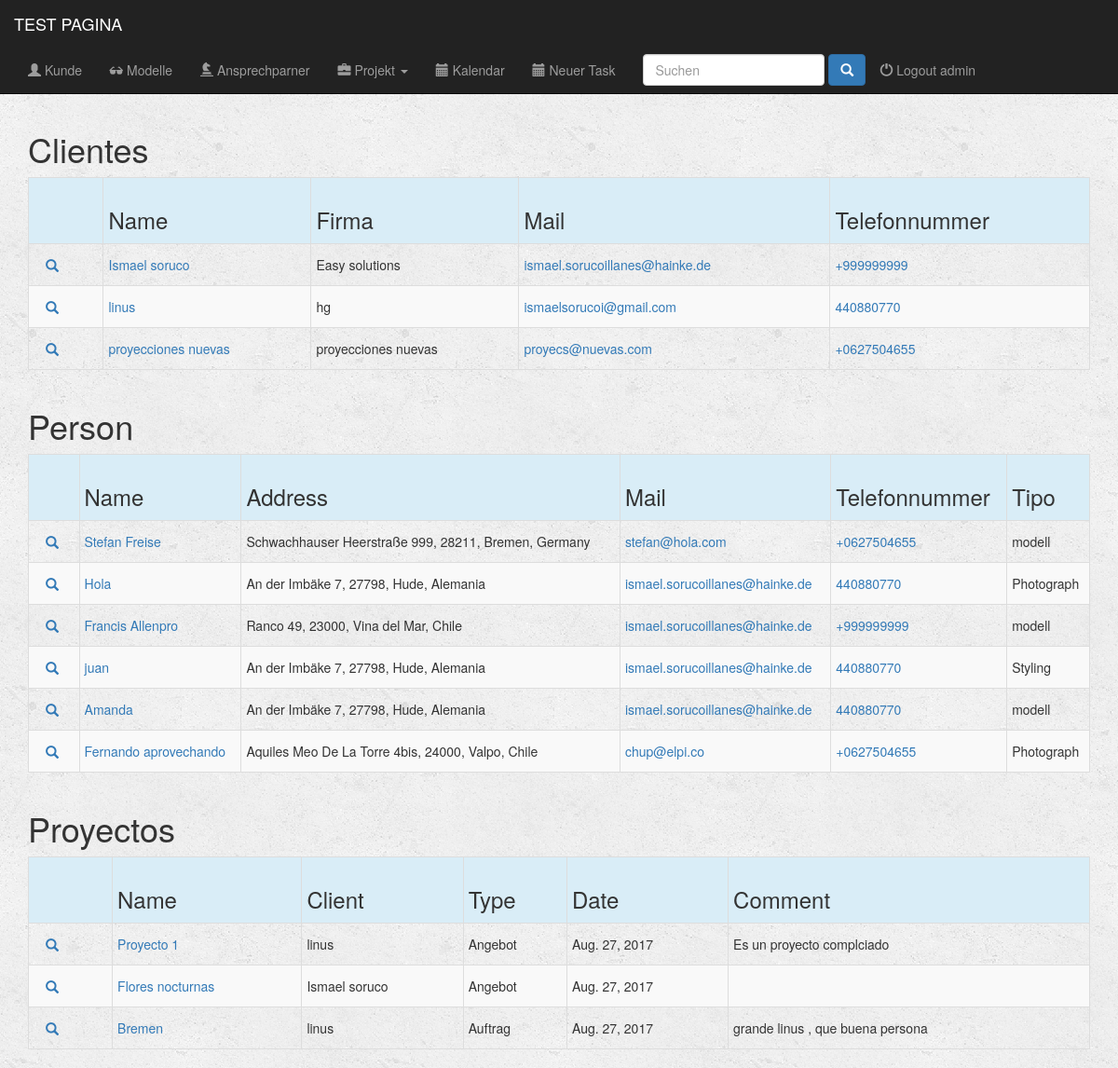
The app's page /apli/busca/ (signed in) with its own data.
### apli/models.py (models this page shows, shortened)
class Client(models.Model):
    name = models.CharField(max_length=200)
    name_short = models.CharField(max_length=100, blank=True)
    company = models.CharField(max_length=200, blank=True)
    company_short = models.CharField(max_length=100, blank=True)
    country = models.CharField(max_length=50, blank=True)
    city = models.CharField(max_length=50, blank=True)
    zip_code = models.CharField(max_length=15, blank=True)
    address = models.CharField(max_length=100, blank=True)
    email = models.EmailField()
    phone_regex = RegexValidator(regex=r'^\+?1?\d{9,15}$', message="Phone number must be entered in the format: '+999999999'. Up to 15 digits allowed.")
    phone = models.CharField(validators=[phone_regex], max_length=15)
    comment = models.CharField(max_length=500, blank=True)
    class Meta:
        verbose_name = 'Client'
        verbose_name_plural = 'Clients'
    def __str__(self):
        return self.name

class Person(models.Model):
    name = models.CharField(max_length=200)
    name_short = models.CharField(max_length=100, blank=True)
    company = models.CharField(max_length=200, blank=True)
    company_short = models.CharField(max_length=100, blank=True)
    agent = models.CharField(max_length=200, blank=True)
    agent_short = models.CharField(max_length=100, blank=True)
    country = models.CharField(max_length=50, blank=True)
    city = models.CharField(max_length=50, blank=True)
    zip_code = models.CharField(max_length=15, blank=True)
    address = models.CharField(max_length=100, blank=True)
    email = models.EmailField()
    phone_regex = RegexValidator(regex=r'^\+?1?\d{9,15}$', message="Phone number must be entered in the format: '+999999999'. Up to 15 digits allowed.")
    phone = models.CharField(validators=[phone_regex], max_length=15)
    comment = models.CharField(max_length=500, blank=True)
    sedcard = models.BooleanField(default=False)
    statut = models.CharField(max_length=15, choices=(('modell', 'Modelo'), ('Photograph', 'Fotografo'), ('Make Up', 'Make Up'), ('Styling', 'Styling'), ('Rrhh', 'Recursos Humanos'), ('verschieden', 'Otro')), default='Modell')
    bank_regex = RegexValidator(regex=r'^DE\d{2}\s?([0-9a-zA-Z]{4}\s?){4}[0-9a-zA-Z]{2}$', message="Bank account must be entered in the format: 'DE12 3456 7890 1234 5678 90'. Up to 27 digits allowed.")
    bank_account = models.CharField(validators=[bank_regex], max_length=27)
    website = models.CharField(max_length=200, blank=True)
    class Meta:
        verbose_name = 'Person'
        verbose_name_plural = 'Persons'

class Project(models.Model):
    name = models.CharField(max_length=200)
    client = models.ForeignKey(Client, on_delete=models.CASCADE)
    start = models.DateField()
    finish = models.DateField()
    user = models.ForeignKey(User, on_delete=models.CASCADE)
    comment = models.CharField(max_length=500, blank=True)
    sort = models.CharField(max_length=8, choices=(('Angebot', 'angebot'), ('Auftrag', 'aufttrag'), ('Job', 'job'),), default='Angebot')
    statut = models.CharField(max_length=9, choices=(('Project', 'project'), ('Bestätigung', 'confirmed'), ('Fertig', 'realized'), ('bezhal', 'acquitted'), ('Absagen', 'canceled'),), default='Project')
    all_day = models.IntegerField(null=True, blank=True)
    half_day = models.IntegerField(null=True, blank=True)
    half_day_price_pro = models.IntegerField(null=True, blank=True)
    all_day_price_pro = models.IntegerField(null=True, blank=True)
    over_price_pro = models.IntegerField(null=True, blank=True)
    all_in_price_pro = models.IntegerField(null=True, blank=True)
    half_day_price_semipro = models.IntegerField(null=True, blank=True)
    all_day_price_semipro = models.IntegerField(null=True, blank=True)
    over_price_semipro = models.IntegerField(null=True, blank=True)
    all_in_price_semipro = models.IntegerField(null=True, blank=True)
    country = models.CharField(max_length=50, blank=True)
    city = models.CharField(max_length=50, blank=True)
    zip_code = models.CharField(max_length=15, blank=True)
    address = models.CharField(max_length=100, blank=True)
    comment_address = models.CharField(max_length=500, blank=True)
    honorary_base = models.IntegerField(null=True, blank=True)
    honorary_plus = models.IntegerField(null=True, blank=True)
    quantity_models_honorary_plus = models.IntegerField(null=True, blank=True)
    ms_price = models.IntegerField(null=True, blank=True)
    ms_hours = models.IntegerField(null=True, blank=True)
    requirement_price = models.IntegerField(null=True, blank=True)
    requirement_hours = models.IntegerField(null=True, blank=True)
    requisiten_price_for_each_model = models.IntegerField(null=True, blank=True)
    other_title = models.CharField(max_length=50, blank=True)
    other_description = models.CharField(max_length=200, blank=True)
    other_price = models.IntegerField(null=True, blank=True)
    other_hours = models.IntegerField(null=True, blank=True)
    photo_price = models.IntegerField(null=True, blank=True)
    photo_hours = models.IntegerField(null=True, blank=True)
    total_price = models.IntegerField(null=True, blank=True)
    tax = models.IntegerField(default=19)

### apli/views.py (the view)
@login_required(login_url='/register/login/')
def busca(request):
    query = request.GET.get("q")
    querysetClients = Client.objects.all()
    if query:
        querysetClients = querysetClients.filter(
            Q(name__icontains=query)
        ).distinct()
    querysetPersons = Person.objects.all()
    if query:
        querysetPersons = querysetPersons.filter(
            Q(name__icontains=query)|
            Q(email__icontains=query)
        ).distinct()
    querysetProjects = Project.objects.all()
    if query:
        querysetProjects = querysetProjects.filter(
            Q(name__icontains=query)
        ).distinct()
    return render(request, 'apli/busca/busca.html', {"busca_clients": querysetClients, "busca_persons": querysetPersons, "busca_projects": querysetProjects})

### apli/templates/apli/busca/busca.html (shortened to what this page needs)
{% extends 'apli/base.html' %}
{% block body %}
    <div class="container">
        {% if busca_clients %}
            <p><h1>Clientes</h1></p>
            <div class="table-responsive">
                <table class="table table-striped table-hover table-condensed table-bordered">
                    <tr class="active info">
                        <th></th>
                        <th><h3 class="form-control-static">Name</h3></th>
                        <th><h3 class="form-control-static">Firma</h3></th>
                        <th><h3 class="form-control-static">Mail</h3></th>
                        <th><h3 class="form-control-static">Telefonnummer</h3></th>
                    </tr>
                    {% for client in busca_clients %}
                        <tr>
                            <td>
                                <div class=" btn-group-xs">
                                    <div class="">
                                        <a href="{% url 'detail_client' client.id %}" class="btn btn-link btn-link glyphicon glyphicon-search"></a>
                                    </div>
                                </div>
                            </td>
                            <td><a href="{% url 'detail_client' client.id %}" ><p class="form-control-static">{{client.name}}</p></a></td>
                            <td><a href=""></a><p class="form-control-static">{{client.company}}</p></a></td>
                            <td><a href="mailto:{{ client.email }}"><p class="form-control-static">{{client.email}}</p></a></td>
                            <td><a href="tel:{{ client.phone }}"><p class="form-control-static">{{client.phone}}</p></a></td>
                        </tr>
                    {% endfor %}
                </table>
            </div>
        {% endif %}
    </div>
    <div class="container">
        {% if busca_persons %}
            <p><h1>Person</h1></p>
            <div class="table-responsive">
                <table class="table table-striped table-hover table-condensed table-bordered">
                    <tr class="active info">
                        <th></th>
                        <th><h3 class="form-control-static">Name</h3></th>
                        <th><h3 class="form-control-static">Address</h3></th>
                        <th><h3 class="form-control-static">Mail</h3></th>
                        <th><h3 class="form-control-static">Telefonnummer</h3></th>
                        <th><h3 class="form-control-static">Tipo</h3></th>
                    </tr>
                    {% for persona in busca_persons %}
                        <tr>
                            <td>
                                <div class=" btn-group-xs">
                                    <div class="">
                                        <a href="{% url 'detail_model' persona.id %}" class="btn btn-link btn-link glyphicon glyphicon-search"></a>
                                    </div>
                                </div>
                            </td>
                            <td><a href="{% url 'detail_model' persona.id %}" ><p class="form-control-static">{{persona.name}}</p></a></td>
                            <td><a href=""></a><p class="form-control-static">{{persona.address }}, {{persona.zip_code }}, {{persona.city }}, {{persona.country }}</p></a></td>
                            <td><a href="mailto:{{ persona.email }}"><p class="form-control-static">{{persona.email}}</p></a></td>
                            <td><a href="tel:{{ persona.telephone }}"><p class="form-control-static">{{persona.phone}}</p></a></td>
                            <td><a href=""></a><p class="form-control-static">{{persona.statut}}</p></a></td>
                        </tr>
                    {% endfor %}
                </table>
            </div>
        {% endif %}
    </div>
    <div class="container">
        {% if busca_projects %}
            <p><h1>Proyectos</h1></p>
            <div class="table-responsive">
                <table class="table table-striped table-hover table-condensed table-bordered">
                    <tr class="active info">
                        <th></th>
                        <th><h3 class="form-control-static">Name</h3></th>
                        <th><h3 class="form-control-static">Client</h3></th>
                        <th><h3 class="form-control-static">Type</h3></th>
                        <th><h3 class="form-control-static">Date</h3></th>
                        <th><h3 class="form-control-static">Comment</h3></th>
                    </tr>
                    {% for proyecto in busca_projects %}
                        <tr>
                            <td>
                                <div class=" btn-group-xs">
                                    <div class="">
                                        <a href="{% url 'detail_project' proyecto.id %}" class="btn btn-link btn-link glyphicon glyphicon-search"></a>
                                    </div>
                                </div>
                            </td>
                            <td><a href="{% url 'detail_project' proyecto.id %}" ><p class="form-control-static">{{proyecto.name}}</p></a></td>
                            <td><a href=""></a><p class="form-control-static">{{proyecto.client}}</p></a></td>
                            <td><a href=""></a><p class="form-control-static">{{proyecto.sort}}</p></a></td>
                            <td><a href=""></a><p class="form-control-static">{{proyecto.start}}</p></a></td>
                            <td><a href=""></a><p class="form-control-static">{{proyecto.comment}}</p></a></td>
                        </tr>
                    {% endfor %}
                </table>
            </div>
        {% endif %}
    </div>
{% endblock %}

### apli/templates/apli/base.html (shortened to what this page needs)
{% load fullcalendar_tags %}
{% load static from staticfiles %}
<!DOCTYPE html>
<html lang="en">
    <head>
        {% fullcalendar_css %}
        {% fullcalendar_print_css %}
        <link rel="stylesheet" href="https://maxcdn.bootstrapcdn.com/bootstrap/3.3.6/css/bootstrap.min.css">
        <link rel="stylesheet" type="text/css" href="{% static 'apli/style.css' %}"/>
    </head>
    <body>
        <div class="container-fluid">
            <header>
                <div="row">
                    <nav class="navbar navbar-inverse navbar-fixed-top" role="navigation">
                        <div class="container-fluid">
                            <div class="navbar-header">
                                <a href="{% url 'dashboard' %}" class="navbar-brand">TEST PAGINA</a>
                            </div>
                            <div class="collapse navbar-collapse" id="topNavBar">
                                <ul class="nav navbar-nav">
                                    <li role="presentation" class="{% block clients_active %}{% endblock %}"><a href="{% url 'index_client' %}"><span class="glyphicon glyphicon-user" aria-hidden="true"></span> Kunde</a></li>
                                    <li role="presentation" class="{% block models_active %}{% endblock %}"><a href="{% url 'index_model' %}"><span class="glyphicon glyphicon-sunglasses" aria-hidden="true"></span> Modelle</a></li>
                                    <li role="presentation" class="{% block personas_active %}{% endblock %}"><a href="{% url 'index_person' %}"><span class="glyphicon glyphicon-knight" aria-hidden="true"></span> Ansprechparner</a></li>
                                    <li class="dropdown">
                                        <a href="#" class="dropdown-toggle {% block cotizaciones_active %}{% endblock %}" data-toggle="dropdown" role="button" aria-expanded="false">
                                            <span class="glyphicon glyphicon-briefcase" aria-hidden="true" class="{% block projects_active %}{% endblock %}"></span>
                                            Projekt
                                            <span class="caret"></span>
                                        </a>
                                    </li>
                                    <li role="presentation" class="{% block calendario_active %}{% endblock %}"><a href="{% url 'calendar_by_user' %}"><span class="glyphicon glyphicon-calendar" aria-hidden="true"></span> Kalendar</a></li>
                                    <li role="presentation" class="{% block task_active %}{% endblock %}}"><a href="{% url 'index_task' %}"><span class="glyphicon glyphicon-calendar" aria-hidden="true"></span> Neuer Task</a></li>
                                    <li role="presentation" >
                                        <form  method="GET" action="{% url 'busca' %}" class="navbar-form navbar-right" role="search" >
                                            <input type="text" placeholder="Suchen" class="form-control" name="q" value="{{ request.GET.q }}">
                                            <button type="submit" class="btn btn-primary ">
                                                <span class="glyphicon glyphicon-search"></span>
                                            </button>
                                        </form>
                                     </li>
                                    <div class= "nav navbar-nav" >
                                        {% if request.user.is_authenticated %}
                                            <li role="presentation" class="pull-right"><a href="{% url 'logout' %}" > <span class="glyphicon glyphicon-off" aria-hidden="true"></span> Logout {{ user }} </a></li>
                                        {% endif %}
                                    </div>
                                </ul>
                            </div>
                        </div>
                    </nav>
                </div>
        {% block body %}
        {% endblock %}
    </body>
</html>

### records on screen
Client: name "Ismael soruco", company "Easy solutions", email "ismael.sorucoillanes@hainke.de", phone "+999999999"
Client: name "linus", company "hg", email "ismaelsorucoi@gmail.com", phone "440880770"
Client: name "proyecciones nuevas", company "proyecciones nuevas", email "proyecs@nuevas.com", phone "+0627504655"
Person: name "Stefan Freise", address "Schwachhauser Heerstraße 999", zip_code "28211", city "Bremen", country "Germany", email "stefan@hola.com", phone "+0627504655", statut "modell"
Person: name "Hola", address "An der Imbäke 7", zip_code "27798", city "Hude", country "Alemania", email "ismael.sorucoillanes@hainke.de", phone "440880770", statut "Photograph"
Person: name "Francis Allenpro", address "Ranco 49", zip_code "23000", city "Vina del Mar", country "Chile", email "ismael.sorucoillanes@hainke.de", phone "+999999999", statut "modell"
Person: name "juan", address "An der Imbäke 7", zip_code "27798", city "Hude", country "Alemania", email "ismael.sorucoillanes@hainke.de", phone "440880770", statut "Styling"
Person: name "Amanda", address "An der Imbäke 7", zip_code "27798", city "Hude", country "Alemania", email "ismael.sorucoillanes@hainke.de", phone "440880770", statut "modell"
Person: name "Fernando aprovechando", address "Aquiles Meo De La Torre 4bis", zip_code "24000", city "Valpo", country "Chile", email "chup@elpi.co", phone "+0627504655", statut "Photograph"
Project: name "Proyecto 1", client "linus", sort "Angebot", start "Aug. 27, 2017", comment "Es un proyecto complciado"
Project: name "Flores nocturnas", client "Ismael soruco", sort "Angebot", start "Aug. 27, 2017"
Project: name "Bremen", client "linus", sort "Auftrag", start "Aug. 27, 2017", comment "grande linus , que buena persona"

### other values on screen
{{ user }} "admin"
